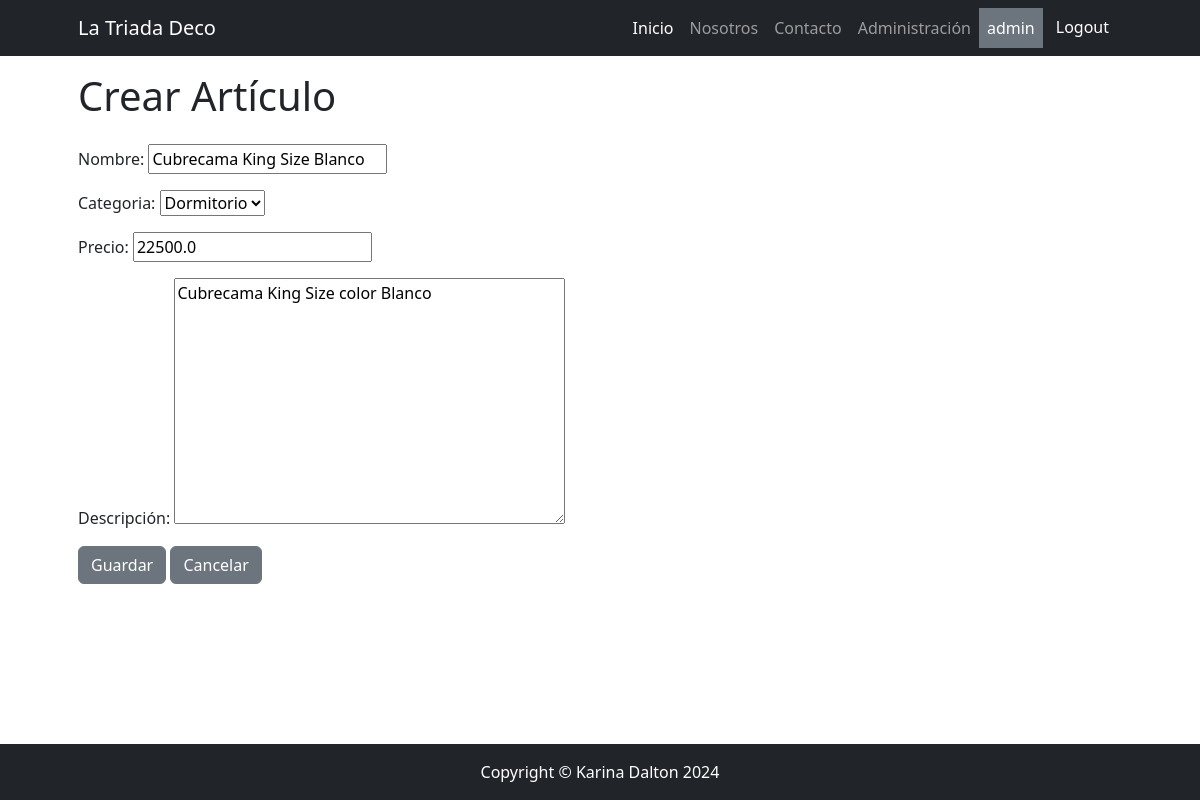
The app's page /catalogo/producto/update/1/ (signed in) with its own data.
### apps/catalogo/models.py (models this page shows, shortened)
class Producto(models.Model):
    nombre = models.CharField(max_length=150)
    categoria = models.ForeignKey(
        Categoria, null=True, blank=True, on_delete=models.SET_NULL)
    precio = models.FloatField()
    fecha_creacion = models.DateField(
        default=timezone.now, editable=False, verbose_name="fecha de creación")
    descripcion = models.TextField(
        null=True, blank=True, verbose_name="descripción")
    class Meta:
        verbose_name = "producto"
        verbose_name_plural = "productos"

class Categoria(models.Model):
    nombre = models.CharField(max_length=100)
    def __str__(self):
        return f"{self.nombre}"

### apps/catalogo/views.py (the view)
class ProductoUpdate(LoginRequiredMixin, UpdateView):
    model = Producto
    form_class = ProductoForm
    success_url = reverse_lazy("catalogo:producto_list")

### apps/catalogo/forms.py
class ProductoForm(forms.ModelForm):
    class Meta:
        model = models.Producto
        fields = "__all__"

### apps/catalogo/templates/catalogo/producto_form.html (shortened to what this page needs)
{% extends 'core/base.html' %}
{% block content_title %}
Crear Artículo
{% endblock content_title %}
{% block content %}
<form method="post">
    {{ form.as_p }}
    <button type="submit" class="btn btn-secondary">Guardar</button>
    <a href="{% url 'catalogo:categoria_list' %}" class="btn btn-secondary">Cancelar</a>
</form>
{% endblock content %}

### apps/core/templates/core/navbar.html (shortened to what this page needs)
<nav class="navbar navbar-expand-lg navbar-dark bg-dark">
    <div class="container px-5">
        <a href="{% url 'core:index' %}" class="navbar-brand" type="button">La Triada Deco</a>
        <div class="collapse navbar-collapse" id="navbarSupportedContent">
            <ul class="navbar-nav ms-auto mb-2 mb-lg-0">
                <li class="nav-item"><a class="nav-link {% if '/catalogo/' in request.path %} active {% endif %}"
                        href="{% url 'catalogo:index' %}">Inicio</a></li>
                <li class="nav-item"><a class="nav-link {% if '/about/' in request.path %} active {% endif %}"
                        href="{% url 'core:about' %}">Nosotros</a></li>
                <li class="nav-item"><a class="nav-link {% if '/contact/form/' in request.path %} active {% endif %}"
                        href="{% url 'core:contact_form' %}">Contacto</a></li>
                {% if user.is_authenticated %}
                <li class="nav-item"><a class="nav-link {% if '/admin/' in request.path %} active {% endif %}"
                        href="{% url 'admin:index' %}">Administración</a></li>
                <li class="nav-item nav-link text-bg-secondary">{{ user.username }}</li>
                <li class="nav-item">
                    <form action="{% url 'core:logout' %}" method="post">
                        <button type="submit" class="btn btn-dark">Logout</button>
                    </form>
                </li>
                {% else %}
                <li class="nav-item"><a class="nav-link {% if '/register/' in request.path %} active {% endif %}"
                        href="{% url 'core:register' %}">Registrarse</a></li>
                <li class="nav-item"><a class="nav-link {% if '/login/' in request.path %} active {% endif %}"
                        href="{% url 'core:login' %}">Login</a></li>
                {% endif %}
            </ul>
        </div>
    </div>
</nav>

### records on screen
Producto: nombre "Cubrecama King Size Blanco", categoria "Dormitorio", precio "22500.0", descripcion "Cubrecama King Size color Blanco"

### other values on screen
{{ user.username }} "admin"
